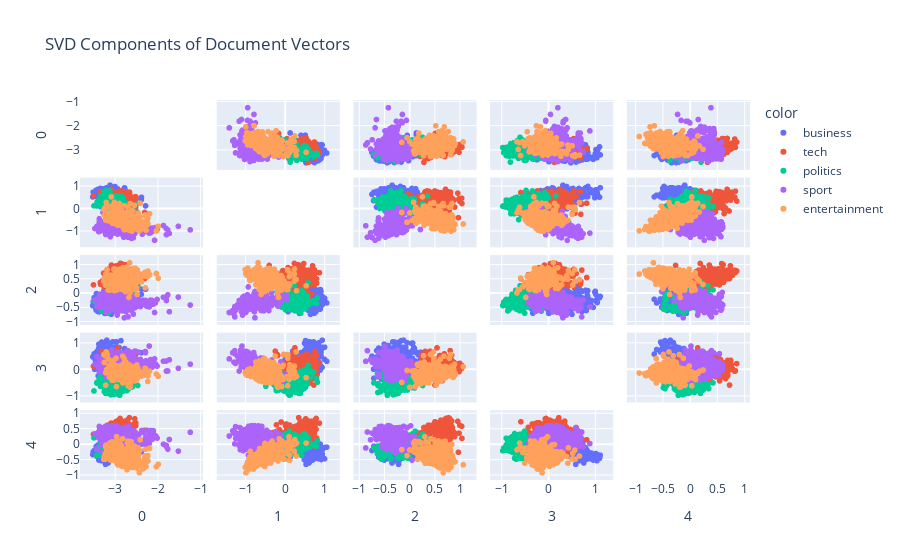

Here is the notebook cell this chart was saved with:
### Markdown cell above
## SVD Components of the Document Vectors

following plot shows the 5 most important SVD components of the document vectors and their relationship with the news categories. This will help us understand how the document vectors are distributed in the SVD space and how they relate to the different news categories.

### Code cell
fig = px.scatter_matrix(
    document_topic_matrix,
    dimensions=[0, 1, 2, 3, 4],
    color=df['Category'],
    labels=dict.fromkeys(range(5), 'Component'),
    title='SVD Components of Document Vectors'
)
fig.update_traces(diagonal_visible=False)
fig.show()

### Figure 1 — Plotly figure (JSON) as saved in the notebook; plotly's stock layout.template omitted (floating-point values rounded to 4 significant figures; data arrays with more than 128 entries replaced by an {"elided": "..."} marker saying what was removed)
{"data": [{"diagonal": {"visible": false}, "dimensions": [{"axis": {"matches": true}, "label": "0", "values": {"elided": "335 float values"}}, {"axis": {"matches": true}, "label": "1", "values": {"elided": "335 float values"}}, {"axis": {"matches": true}, "label": "2", "values": {"elided": "335 float values"}}, {"axis": {"matches": true}, "label": "3", "values": {"elided": "335 float values"}}, {"axis": {"matches": true}, "label": "4", "values": {"elided": "335 float values"}}], "hovertemplate": "color=business<br>%{xaxis.title.text}=%{x}<br>%{yaxis.title.text}=%{y}<extra></extra>", "legendgroup": "business", "marker": {"color": "#636efa", "symbol": "circle"}, "name": "business", "showlegend": true, "type": "splom"}, {"diagonal": {"visible": false}, "dimensions": [{"axis": {"matches": true}, "label": "0", "values": {"elided": "234 float values"}}, {"axis": {"matches": true}, "label": "1", "values": {"elided": "234 float values"}}, {"axis": {"matches": true}, "label": "2", "values": {"elided": "234 float values"}}, {"axis": {"matches": true}, "label": "3", "values": {"elided": "234 float values"}}, {"axis": {"matches": true}, "label": "4", "values": {"elided": "234 float values"}}], "hovertemplate": "color=tech<br>%{xaxis.title.text}=%{x}<br>%{yaxis.title.text}=%{y}<extra></extra>", "legendgroup": "tech", "marker": {"color": "#EF553B", "symbol": "circle"}, "name": "tech", "showlegend": true, "type": "splom"}, {"diagonal": {"visible": false}, "dimensions": [{"axis": {"matches": true}, "label": "0", "values": {"elided": "266 float values"}}, {"axis": {"matches": true}, "label": "1", "values": {"elided": "266 float values"}}, {"axis": {"matches": true}, "label": "2", "values": {"elided": "266 float values"}}, {"axis": {"matches": true}, "label": "3", "values": {"elided": "266 float values"}}, {"axis": {"matches": true}, "label": "4", "values": {"elided": "266 float values"}}], "hovertemplate": "color=politics<br>%{xaxis.title.text}=%{x}<br>%{yaxis.title.text}=%{y}<extra></extra>", "legendgroup": "politics", "marker": {"color": "#00cc96", "symbol": "circle"}, "name": "politics", "showlegend": true, "type": "splom"}, {"diagonal": {"visible": false}, "dimensions": [{"axis": {"matches": true}, "label": "0", "values": {"elided": "342 float values"}}, {"axis": {"matches": true}, "label": "1", "values": {"elided": "342 float values"}}, {"axis": {"matches": true}, "label": "2", "values": {"elided": "342 float values"}}, {"axis": {"matches": true}, "label": "3", "values": {"elided": "342 float values"}}, {"axis": {"matches": true}, "label": "4", "values": {"elided": "342 float values"}}], "hovertemplate": "color=sport<br>%{xaxis.title.text}=%{x}<br>%{yaxis.title.text}=%{y}<extra></extra>", "legendgroup": "sport", "marker": {"color": "#ab63fa", "symbol": "circle"}, "name": "sport", "showlegend": true, "type": "splom"}, {"diagonal": {"visible": false}, "dimensions": [{"axis": {"matches": true}, "label": "0", "values": {"elided": "263 float values"}}, {"axis": {"matches": true}, "label": "1", "values": {"elided": "263 float values"}}, {"axis": {"matches": true}, "label": "2", "values": {"elided": "263 float values"}}, {"axis": {"matches": true}, "label": "3", "values": {"elided": "263 float values"}}, {"axis": {"matches": true}, "label": "4", "values": {"elided": "263 float values"}}], "hovertemplate": "color=entertainment<br>%{xaxis.title.text}=%{x}<br>%{yaxis.title.text}=%{y}<extra></extra>", "legendgroup": "entertainment", "marker": {"color": "#FFA15A", "symbol": "circle"}, "name": "entertainment", "showlegend": true, "type": "splom"}], "layout": {"dragmode": "select", "legend": {"title": {"text": "color"}, "tracegroupgap": 0}, "title": {"text": "SVD Components of Document Vectors"}}}
